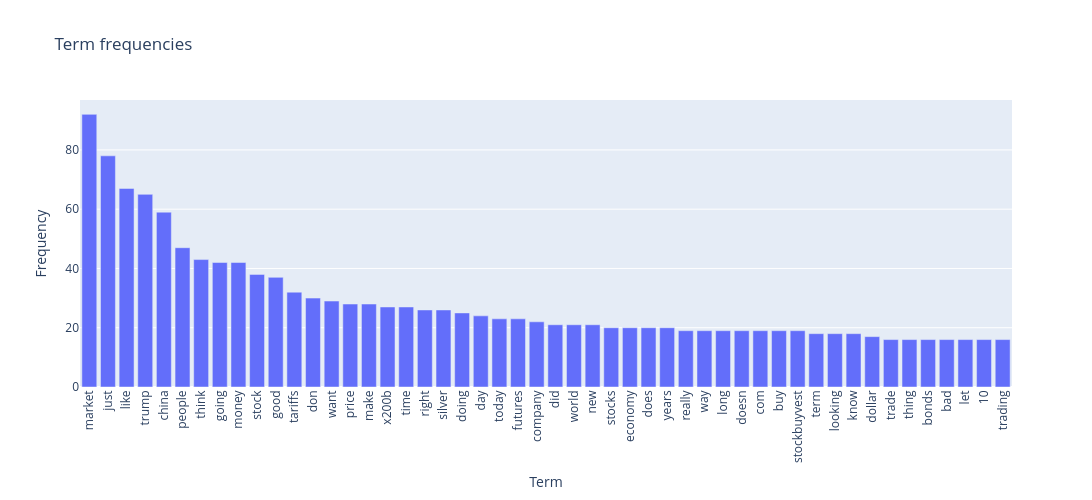

Here is the notebook cell this chart was saved with:
### Markdown cell above
1.過濾常出現或不常出現的單詞

2.計算詞頻後，依詞頻高低排序，取前50個

### Code cell
K = 50
count_vect = CountVectorizer(stop_words='english', max_df=0.5, min_df=5)
train_df_counts = count_vect.fit_transform(train_df.text) 
term_freq = np.asarray(train_df_counts.sum(axis=0)).ravel()   
topk_idex = term_freq.argsort()[::-1][:K]
x_freq   = count_vect.get_feature_names_out()[topk_idex]
y_freq   = term_freq[topk_idex]
df = pd.DataFrame({"term": x_freq, "freq": y_freq})
h = pe.bar(df, x= 'term', y='freq', title="Term frequencies",labels={"term": "Term", "freq": "Frequency"})
h.update_layout(xaxis_tickangle=-90, width=1600, height=500, bargap=0.2)

### Figure 1 — Plotly figure (JSON) as saved in the notebook; plotly's stock layout.template omitted (floating-point values rounded to 4 significant figures)
{"data": [{"hovertemplate": "Term=%{x}<br>Frequency=%{y}<extra></extra>", "legendgroup": "", "marker": {"color": "#636efa", "pattern": {"shape": ""}}, "name": "", "orientation": "v", "showlegend": false, "textposition": "auto", "type": "bar", "x": ["market", "just", "like", "trump", "china", "people", "think", "going", "money", "stock", "good", "tariffs", "don", "want", "price", "make", "x200b", "time", "right", "silver", "doing", "day", "today", "futures", "company", "did", "world", "new", "stocks", "economy", "does", "years", "really", "way", "long", "doesn", "com", "buy", "stockbuyvest", "term", "looking", "know", "dollar", "trade", "thing", "bonds", "bad", "let", "10", "trading"], "xaxis": "x", "y": [92, 78, 67, 65, 59, 47, 43, 42, 42, 38, 37, 32, 30, 29, 28, 28, 27, 27, 26, 26, 25, 24, 23, 23, 22, 21, 21, 21, 20, 20, 20, 20, 19, 19, 19, 19, 19, 19, 19, 18, 18, 18, 17, 16, 16, 16, 16, 16, 16, 16], "yaxis": "y"}], "layout": {"bargap": 0.2, "barmode": "relative", "height": 500, "legend": {"tracegroupgap": 0}, "title": {"text": "Term frequencies"}, "width": 1600, "xaxis": {"anchor": "y", "domain": [0, 1], "tickangle": -90, "title": {"text": "Term"}}, "yaxis": {"anchor": "x", "domain": [0, 1], "title": {"text": "Frequency"}}}}
